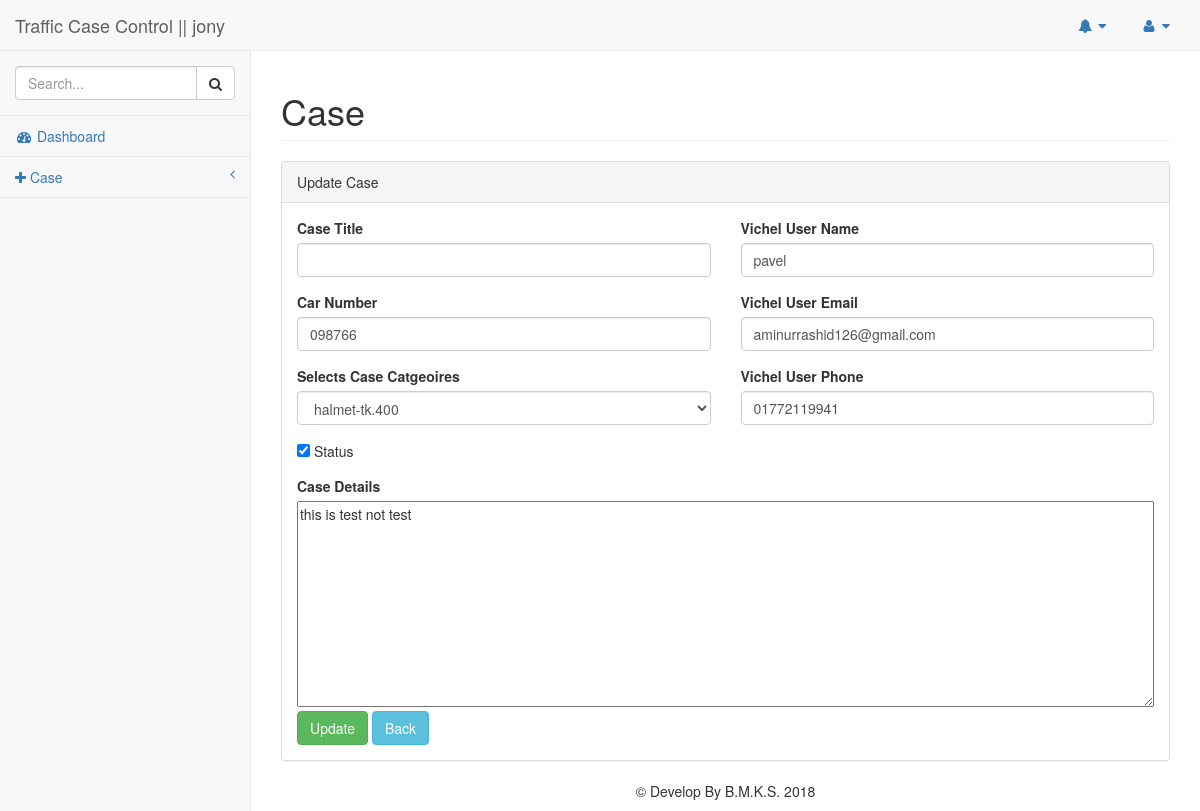
Page /edit_case.php?caseid=7 (signed in) on the committed database.
### tables this page shows
CREATE TABLE `cases` (
  `id` int(11) NOT NULL,
  `title` varchar(255) NOT NULL,
  `car_number` varchar(255) NOT NULL,
  `cat_id` int(11) NOT NULL,
  `vname` varchar(255) NOT NULL,
  `vemail` varchar(255) NOT NULL,
  `vphone` varchar(255) NOT NULL,
  `details` text NOT NULL,
  `status` int(11) NOT NULL DEFAULT '0',
  `withdrow` int(11) NOT NULL DEFAULT '0',
  `deleted` int(11) NOT NULL,
  `date` timestamp NOT NULL DEFAULT CURRENT_TIMESTAMP
);

CREATE TABLE `category` (
  `cat_id` int(11) NOT NULL,
  `name` varchar(255) NOT NULL
);

### lib/Database.php (called while the page is built, shortened)
<?php
Class Database{
 public $host   = DB_HOST;
 public $user   = DB_USER;
 public $pass   = DB_PASS;
 public $dbname = DB_NAME;
 public $link;
private function connectDB(){
 $this->link = new mysqli($this->host, $this->user, $this->pass,
  $this->dbname);
 }
public function select($query){
  $result = $this->link->query($query) or
   die($this->link->error.__LINE__);
  if($result->num_rows > 0){
    return $result;
  } else {
    return false;
  }
 }
}

### classes/Casecontrol.php (called while the page is built, shortened)
<?php
include_once ('lib/Database.php');
class Casecontrol{
    private $db;
     public function __construct()
     {
         $this->db = new Database();
     }
     public function getcaseById($id){
         $id = mysqli_real_escape_string($this->db->link, $id);
         $query = "select * from cases where id = '$id'";
         $result = $this->db->select($query);
         return $result;
     }
}

### classes/Category.php (called while the page is built, shortened)
<?php
include_once ('lib/Database.php');
class Category
{
    private $db;
     public function __construct()
     {
         $this->db = new Database();
     }
     public function getcategory()
     {
         $query = "select * from category order by cat_id desc";
         $result = $this->db->select($query);
         return $result;
     }
}

### edit_case.php (the view, shortened to what this page needs)
<?php include 'inc/head.php'; ?>
<div id="wrapper">
<?php include 'inc/top.php'; ?>
<?php include 'inc/sidebar.php'; ?>
<?php
include_once ('lib/Database.php');
include_once ('classes/Casecontrol.php');
include_once ('classes/Category.php');
?>
<?php
if(!isset($_GET['caseid']) || $_GET['caseid'] == NULL){
    echo "<script>window.location = 'view_case.php'</script>";
}else{
    $id = $_GET['caseid'];
}
$case = new Casecontrol();
?>
 <div id="page-wrapper">
            <div class="row">
                <div class="col-lg-12">
                    <h1 class="page-header">Case</h1>
                </div>
            </div>
            <div class="row">
                <div class="col-lg-12">
                    <div class="panel panel-default">
                        <div class="panel-heading">
                            Update Case
                        </div>
                        <div class="panel-body">
                            <div class="row">
                            <?php
                            $updatecase = $case->getcaseById($id);
                            if($updatecase){
                                while($results = $updatecase->fetch_assoc()){
                            ?>
                            <form role="form" method="post">
                                <div class="col-lg-6">
                                        <div class="form-group">
                                            <label for="name">Case Title</label>
                                            <input class="form-control" value="<?= $results['name'];?>" name="name" type="text" id="name">
                                        </div>
                                        <div class="form-group">
                                            <label for="number">Car Number</label>
                                            <input class="form-control" value="<?=  $results['car_number'];?>"  name="car_number" type="text" id="number">
                                        </div>
                                        <div class="form-group">
                                            <label>Selects Case Catgeoires</label>
                                            <select class="form-control" name="cat_id">
                                            <?php
                                            $category = new Category();
                                            $getcat = $category->getcategory();
                                            if($getcat){
                                                while($result = $getcat->fetch_assoc()){
                                            ?>
                                                <option value="<?php echo $result['cat_id'];?>" <?= ((isset($result['cat_id']) == $results['cat_id'])?'selected="selected"':'');?>><?php echo $result['name'];?></option>
                                                <?php } } ?>
                                            </select>
                                        </div>
                                         <div class="form-group">
                                        <input name="status" type="checkbox" value="1"
                                          <?php
                                            if($results['status'] == 1){
                                                echo 'checked';
                                            }
                                          ?>
                                        > Status
                                    </div>
                                </div>
                                <div class="col-lg-6">
                                    <div class="form-group">
                                        <label for="vname">Vichel User Name</label>
                                        <input class="form-control" value="<?= $results['vname'];?>" name="vname" type="text" id="vname">
                                    </div>
                                     <div class="form-group">
                                        <label for="vemail">Vichel User Email</label>
                                        <input class="form-control" value="<?= $results['vemail'];?>" name="vemail" type="text" id="vemail">
                                    </div>
                                    <div class="form-group">
                                        <label for="vphone">Vichel User Phone</label>
                                        <input class="form-control" value="<?= $results['vphone'];?>" name="vphone" type="text" id="vphone">
                                    </div>
                                </div>
                                <div class="col-lg-12 ">
                                <label for="details">Case Details</label>
                                 <textarea name="details" id="details" cols="30" rows="10" style="width:100%;"><?= $results['details']; ?></textarea>
                                </div>
                                <div class="col-lg-6">
                                <button type="submit" name="update" class="btn btn-success">Update</button>
                                <a href="view_case.php" class="btn btn-info">Back</a>
                                </div>
                                </form>
                                <?php } } ?>
                            </div>
                        </div>
                    </div>
                </div>
            </div>
<?php include 'inc/footer.php'; ?>

### rows in the picture
cases: car_number "098766", cat_id "halmet-tk.400", status "☑", vname "pavel", vemail "aminurrashid126@gmail.com", vphone "01772119941", details "this is test not test"

### other values in the picture
Session::get("usrfname") "jony"
